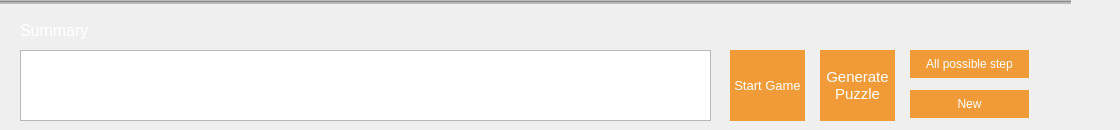
       <widget class="QWidget" name="widget_2" native="true">
        <widget class="QLabel" name="label">
         <property name="geometry">
          <rect>
           <x>20</x>
           <y>20</y>
           <width>81</width>
           <height>21</height>
          </rect>
         </property>
         <property name="font">
          <font>
           <pointsize>12</pointsize>
          </font>
         </property>
         <property name="styleSheet">
          <string notr="true">color: rgb(255, 255, 255);</string>
         </property>
         <property name="text">
          <string>Summary</string>
         </property>
        </widget>
        <widget class="QTextBrowser" name="textBrowser">
         <property name="geometry">
          <rect>
           <x>20</x>
           <y>50</y>
           <width>691</width>
           <height>71</height>
          </rect>
         </property>
         <property name="sizePolicy">
          <sizepolicy hsizetype="Preferred" vsizetype="Preferred">
           <horstretch>0</horstretch>
           <verstretch>0</verstretch>
          </sizepolicy>
         </property>
         <property name="styleSheet">
          <string notr="true">color: rgb(255, 255, 255);</string>
         </property>
        </widget>
        <widget class="QPushButton" name="clearButton">
         <property name="geometry">
          <rect>
           <x>910</x>
           <y>90</y>
           <width>119</width>
           <height>28</height>
          </rect>
         </property>
         <property name="font">
          <font>
           <pointsize>9</pointsize>
          </font>
         </property>
         <property name="styleSheet">
          <string notr="true">QPushButton {
	color: rgb(255, 255, 255);
	border:1 px solid gray;
	background-color: #f19b38;
}

QPushButton::pressed {
	background-color: qlineargradient(x1: 0, y1: 0, x2: 0, y2: 1, stop: 0 #dadbde, stop: 1 #f6f7fa);
}
</string>
         </property>
         <property name="text">
          <string>New</string>
         </property>
        </widget>
        <widget class="QPushButton" name="allStepButton">
         <property name="geometry">
          <rect>
           <x>910</x>
           <y>50</y>
           <width>119</width>
           <height>28</height>
          </rect>
         </property>
         <property name="sizePolicy">
          <sizepolicy hsizetype="Expanding" vsizetype="Expanding">
           <horstretch>0</horstretch>
           <verstretch>0</verstretch>
          </sizepolicy>
         </property>
         <property name="font">
          <font>
           <pointsize>9</pointsize>
          </font>
         </property>
         <property name="styleSheet">
          <string notr="true">QPushButton {
	color: rgb(255, 255, 255);
	border:1 px solid gray;
	background-color: #f19b38;
}

QPushButton::pressed {
	background-color: qlineargradient(x1: 0, y1: 0, x2: 0, y2: 1, stop: 0 #dadbde, stop: 1 #f6f7fa);
}
</string>
         </property>
         <property name="text">
          <string>All possible step</string>
         </property>
        </widget>
        <widget class="Line" name="line_9">
         <property name="geometry">
          <rect>
           <x>-40</x>
           <y>0</y>
           <width>1111</width>
           <height>4</height>
          </rect>
         </property>
         <property name="styleSheet">
          <string notr="true">color: rgb(255, 255, 255);
background-color: rgba(155, 155, 155, 155);</string>
         </property>
         <property name="orientation">
          <enum>Qt::Horizontal</enum>
         </property>
        </widget>
        <widget class="QPushButton" name="randomButton">
         <property name="geometry">
          <rect>
           <x>820</x>
           <y>50</y>
           <width>75</width>
           <height>71</height>
          </rect>
         </property>
         <property name="font">
          <font>
           <pointsize>11</pointsize>
          </font>
         </property>
         <property name="styleSheet">
          <string notr="true">QPushButton {
	color: rgb(255, 255, 255);
	border:1 px solid gray;
	background-color: #f19b38;
}

QPushButton::pressed {
	background-color: qlineargradient(x1: 0, y1: 0, x2: 0, y2: 1, stop: 0 #dadbde, stop: 1 #f6f7fa);
}
</string>
         </property>
         <property name="text">
          <string>Generate
Puzzle</string>
         </property>
        </widget>
        <widget class="QPushButton" name="startGameButton">
         <property name="geometry">
          <rect>
           <x>730</x>
           <y>50</y>
           <width>75</width>
           <height>71</height>
          </rect>
         </property>
         <property name="font">
          <font>
           <pointsize>10</pointsize>
          </font>
         </property>
         <property name="styleSheet">
          <string notr="true">QPushButton {
	color: rgb(255, 255, 255);
	border:1 px solid gray;
	background-color: #f19b38;
}

QPushButton::pressed {
	background-color: qlineargradient(x1: 0, y1: 0, x2: 0, y2: 1, stop: 0 #dadbde, stop: 1 #f6f7fa);
}
</string>
         </property>
         <property name="text">
          <string>Start Game</string>
         </property>
        </widget>
       </widget>
